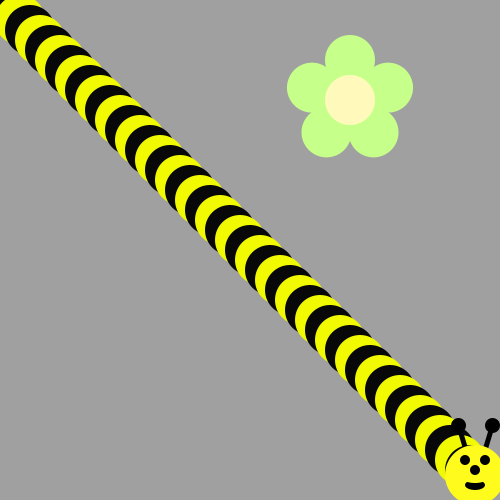
Frame 1 (no input)
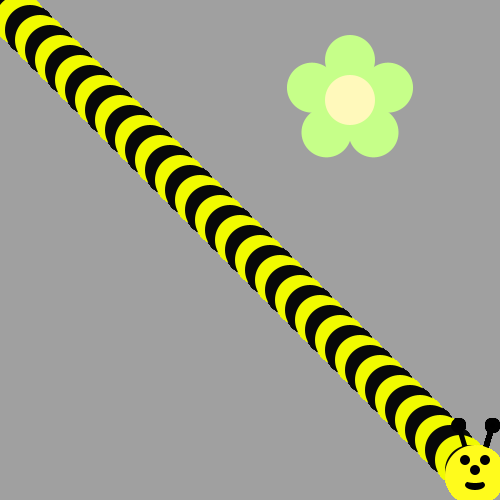
Frame 60 (the mouse pressed at the canvas centre just before this capture)
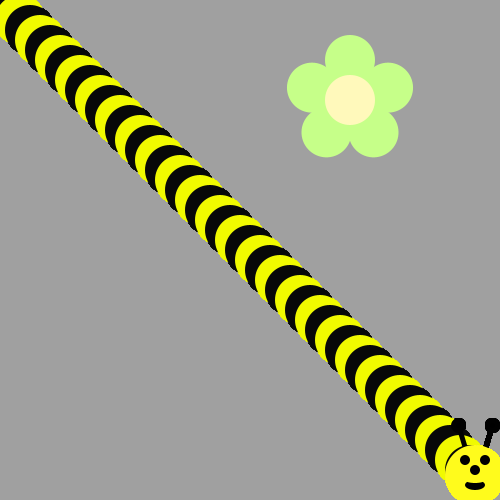
Frame 120 (the mouse held since frame 60 and released just before this capture)

The Processing sketch that drew these frames (run headless with seeded random() and noise(); from frame 60 on, the mouse is pressed at the canvas centre):

// Processing sketch: sketch_180622b
// ── sketch_180622b.pde
void draw() {
/*Use a loop to make a body for the Bee!
Then put his head on using drawBeeFace(x,y)
Use Modulo to make the colors alternate 
*/
for (int i=0; i<475; i+=10) {
    if (i%20==0) {
      fill(#F1FA00);
    } else {
      fill(#080808);
    }
    ellipse(i, i, 50, 50 );
  }
drawBeeFace(475, 475);
}



void drawFlower(int x, int y) {
     noStroke();
     translate(x, y);
     // draw 5 petals, rotating after each one<
     fill(#c6ff89);      // green
      for (int i = 0; i < 5; i++) {
           ellipse(0, -40, 50, 50);
          rotate(radians(72));
     }
     fill(#fff9bb); // light yellow
     ellipse(0, 0, 50, 50);
} 
void drawBeeFace(int BeeFaceX, int BeeFaceY) {
     noStroke();
     fill(0, 0, 0);
     stroke(1);
     strokeWeight(5);
     line(BeeFaceX-10, BeeFaceY-27, BeeFaceX-17, BeeFaceY-50);
     line(BeeFaceX+10, BeeFaceY-27, BeeFaceX+17, BeeFaceY-50);
     ellipse(BeeFaceX-17, BeeFaceY-50, 10, 10);
     ellipse(BeeFaceX+17, BeeFaceY-50, 10, 10);
     noStroke();
     fill(255, 251, 28);
     ellipse(BeeFaceX, BeeFaceY, 60, 60); // face
     fill(255, 237, 209);
     fill(0,0,0);
      ellipse(BeeFaceX-10, BeeFaceY-15, 10, 10); // eyes
     ellipse(BeeFaceX+10, BeeFaceY-15, 10, 10);
      ellipse(BeeFaceX, BeeFaceY-5, 10, 10); // nose
      ellipse(BeeFaceX, BeeFaceY+10, 20, 10);// mouth
     fill(255, 251, 28);
     ellipse(BeeFaceX, BeeFaceY+5, 20, 6);
}

void setup() {
     ellipseMode(CENTER);
     size(500, 500);
     background(160, 160, 160);
      drawFlower(350, 100);
}
